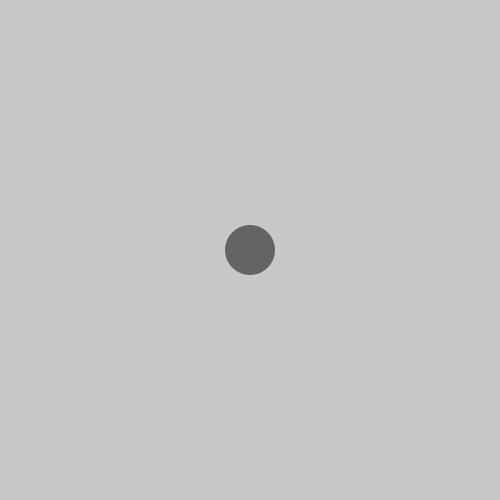
Frame 1 (no input)
Frame 60 (the mouse pressed at the canvas centre just before this capture): identical to frame 1, image omitted
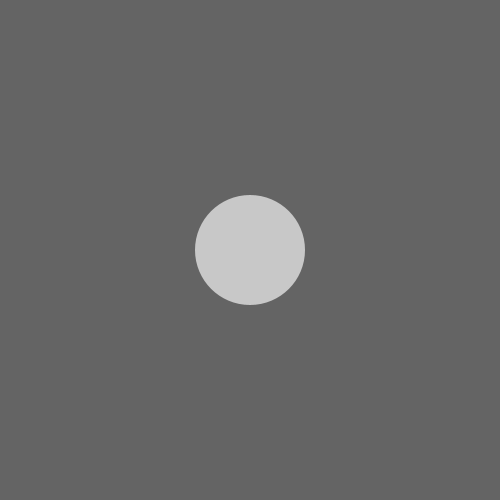
Frame 120 (the mouse held since frame 60 and released just before this capture)

The Processing sketch that drew these frames (run headless with seeded random() and noise(); from frame 60 on, the mouse is pressed at the canvas centre):

// Processing sketch: processing_70734
// ── processing_70734.pde

//Ji Hyun Kim
// September 17, 2012
// Creative Computing
//Button?

int circle_x;
int circle_y;
int circle_diameter = 50;
boolean overCircle = false;

void setup() {

size(500,500);

circle_x = width/2;
circle_y = height/2;

};

void draw() {
background(200);

if (dist(circle_x, circle_y, mouseX, mouseY) < circle_diameter/2) {
  fill(200);
  overCircle= true;
  
}else {
  overCircle =false;
  fill(100);

};
if ((mousePressed == true) && (overCircle==true)) {
  background(100);
circle_diameter ++;
 
};
noStroke();
ellipse(circle_x, circle_y, circle_diameter, circle_diameter);

};
